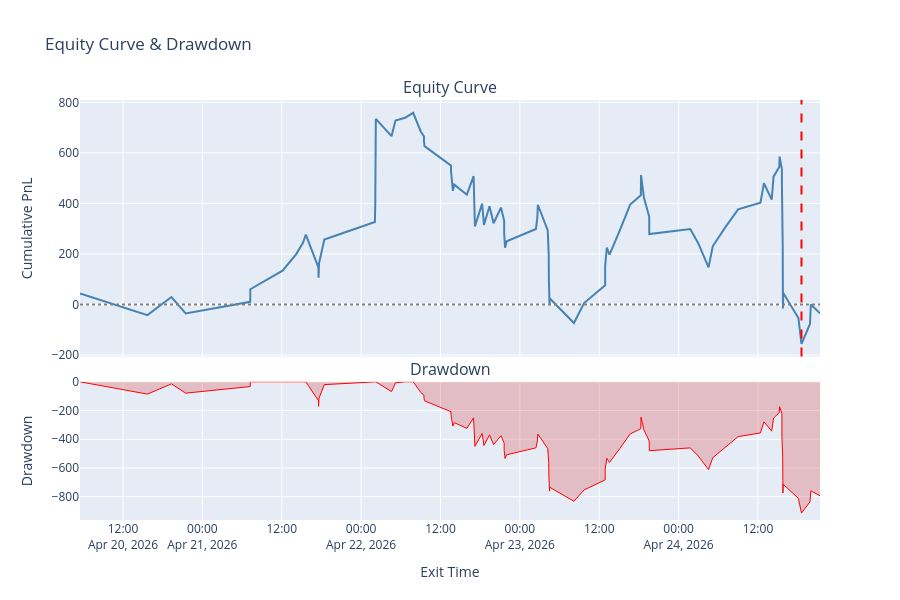

The notebook cell this image was saved under:
### Markdown cell above
## Equity curve and drawdown

### Code cell
if pairs.empty:
    print("No position pairs available for equity curve.")
else:
    curve, dd_metrics = equity_curve_and_drawdown(pairs)

    fig = make_subplots(
        rows=2, cols=1, shared_xaxes=True,
        row_heights=[0.65, 0.35],
        subplot_titles=("Equity Curve", "Drawdown"),
        vertical_spacing=0.06,
    )

    fig.add_trace(go.Scatter(
        x=curve["exit_time"], y=curve["equity"],
        mode="lines", name="Equity", line=dict(color="steelblue", width=2),
    ), row=1, col=1)

    # Horizontal zero line on equity chart
    fig.add_hline(y=0, line_dash="dot", line_color="grey", row=1, col=1)

    # Vertical line at max drawdown point
    min_dd_idx = curve["drawdown"].idxmin()
    fig.add_vline(
        x=curve.loc[min_dd_idx, "exit_time"],
        line_dash="dash", line_color="red", row=1, col=1,
    )

    fig.add_trace(go.Scatter(
        x=curve["exit_time"], y=curve["drawdown"],
        mode="lines", name="Drawdown", fill="tozeroy",
        line=dict(color="red", width=1),
        fillcolor="rgba(220,50,50,0.25)",
    ), row=2, col=1)

    fig.update_layout(
        title="Equity Curve & Drawdown",
        height=600, showlegend=False,
        xaxis2_title="Exit Time",
        yaxis_title="Cumulative PnL",
        yaxis2_title="Drawdown",
    )
    fig.show()

    print(f"Final equity          : {dd_metrics['final_equity']:.2f}")
    print(f"Max drawdown          : {dd_metrics['max_drawdown']:.2f}")
    print(f"Max drawdown %        : {dd_metrics['max_drawdown_pct']:.2f}%")
    print(f"Longest DD streak     : {dd_metrics['longest_drawdown_trades']} trades")
    print(f"Calmar ratio          : {dd_metrics['calmar_ratio']:.2f}")
